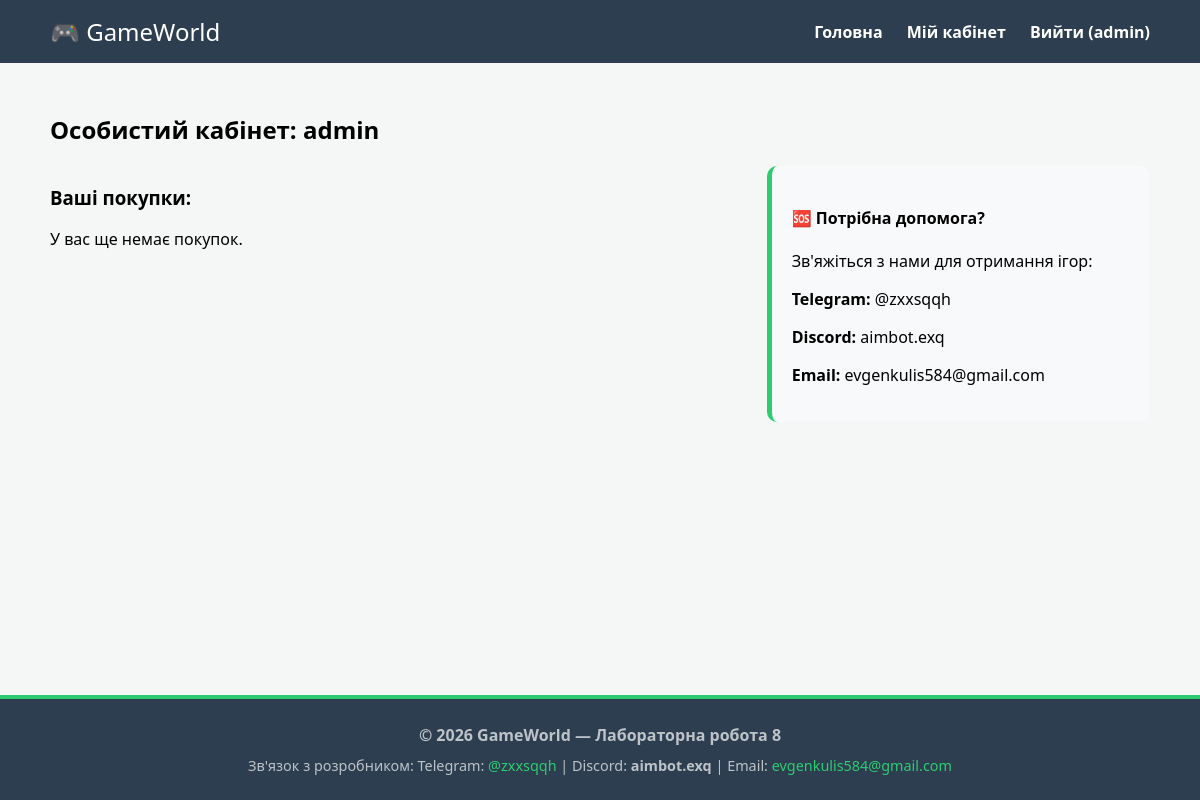
The page /profile/ (signed in) on the database as committed earlier.
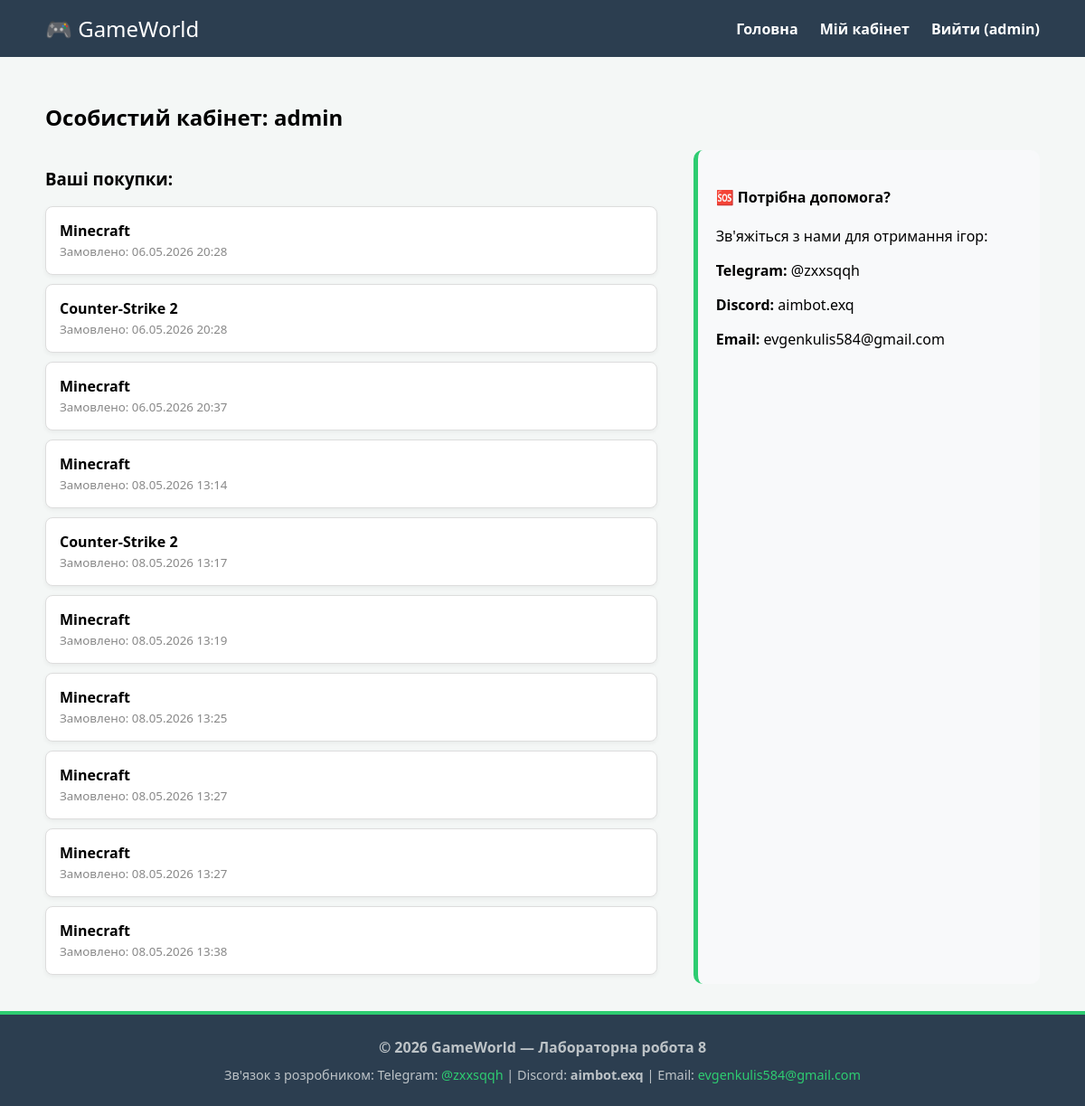
The same page on the database as committed later.
### lab3/models.py (models this page shows, shortened)
class Order(models.Model):
    user = models.ForeignKey(User, on_delete=models.CASCADE, verbose_name="Користувач")
    game = models.ForeignKey(Game, on_delete=models.CASCADE, verbose_name="Гра")
    ordered_at = models.DateTimeField(auto_now_add=True)

class Game(models.Model):
    title = models.CharField(max_length=200, verbose_name="Назва гри")
    description = models.TextField(verbose_name="Опис гри")
    image_url = models.URLField(max_length=500, blank=True, null=True)
    genre = models.ForeignKey(Genre, on_delete=models.CASCADE)
    created_at = models.DateTimeField(auto_now_add=True)

### lab3/views.py (the view)
# urls.py: path('profile/', views.profile, name='profile'),
@login_required
def profile(request):
    genres = Genre.objects.all()
    orders = Order.objects.all() if request.user.is_superuser else Order.objects.filter(user=request.user)
    return render(request, 'lab3/profile.html', {'orders': orders, 'genres': genres})

### lab3/templates/lab3/profile.html
{% extends 'lab3/base.html' %}
{% block content %}
<h2>Особистий кабінет: {{ user.username }}</h2>
<div style="display: flex; gap: 40px; margin-top: 20px;">
    <div style="flex: 2;">
        <h3>Ваші покупки:</h3>
        {% for order in orders %}
            <div style="background: white; padding: 15px; border: 1px solid #ddd; border-radius: 8px; margin-bottom: 10px; box-shadow: 0 2px 5px rgba(0,0,0,0.05);">
                <strong>{{ order.game.title }}</strong>
                <br><small style="color: #888;">Замовлено: {{ order.ordered_at|date:"d.m.Y H:i" }}</small>
            </div>
        {% empty %}
            <p>У вас ще немає покупок.</p>
        {% endfor %}
    </div>
    <div style="flex: 1; background: #f8f9fa; padding: 20px; border-radius: 10px; border-left: 5px solid #2ecc71;">
        <h4>🆘 Потрібна допомога?</h4>
        <p>Зв'яжіться з нами для отримання ігор:</p>
        <p><b>Telegram:</b> @zxxsqqh</p>
        <p><b>Discord:</b> aimbot.exq</p>
        <p><b>Email:</b> evgenkulis584@gmail.com</p>
    </div>
</div>
{% endblock %}

### lab3/templates/lab3/base.html (shortened to what this page needs)
<!DOCTYPE html>
<html lang="uk">
<head>
</head>
<body>
<header>
    <div class="logo">
        <a href="{% url 'index' %}" style="font-size: 1.5rem; color: white; text-decoration: none;">🎮 GameWorld</a>
    </div>
    <nav>
        <a href="{% url 'index' %}">Головна</a>
        {% if user.is_authenticated %}
            <a href="{% url 'profile' %}">Мій кабінет</a>
            <a href="{% url 'logout' %}">Вийти ({{ user.username }})</a>
        {% else %}
            <a href="{% url 'login' %}">Увійти</a>
            <a href="{% url 'register' %}">Реєстрація</a>
        {% endif %}
    </nav>
</header>
<div class="container">
    {% block content %}
    {% endblock %}
</div>
<footer>
    <div style="margin-bottom: 10px;">
        <strong>© 2026 GameWorld — Лабораторна робота 8</strong>
    </div>
    <div style="font-size: 0.9rem;">
        Зв'язок з розробником:
        Telegram: <a href="https://t.me/zxxsqqh">@zxxsqqh</a> |
        Discord: <b>aimbot.exq</b> |
        Email: <a href="mailto:evgenkulis584@gmail.com">evgenkulis584@gmail.com</a>
    </div>
</footer>
</body>
</html>

### lab3/templates/lab3/base.html (style rules this page uses)
body { font-family: 'Segoe UI', sans-serif; margin: 0; display: flex; flex-direction: column; min-height: 100vh; background-color: #f4f7f6; }
header { background: #2c3e50; color: white; padding: 15px 50px; display: flex; justify-content: space-between; align-items: center; }
nav a { color: white; margin-left: 20px; text-decoration: none; font-weight: bold; }
.container { flex: 1; padding: 30px 50px; }
footer { background: #2c3e50; color: #bdc3c7; padding: 25px 50px; text-align: center; border-top: 4px solid #2ecc71; }
footer a { color: #2ecc71; text-decoration: none; }

Rows that differ between the two databases and show on the page:
added Order: game "Minecraft", ordered_at "06.05.2026 20:28"
added Order: game "Counter-Strike 2", ordered_at "06.05.2026 20:28"
added Order: game "Minecraft", ordered_at "06.05.2026 20:37"
added Order: game "Minecraft", ordered_at "08.05.2026 13:14"
added Order: game "Counter-Strike 2", ordered_at "08.05.2026 13:17"
added Order: game "Minecraft", ordered_at "08.05.2026 13:19"
added Order: game "Minecraft", ordered_at "08.05.2026 13:25"
added Order: game "Minecraft", ordered_at "08.05.2026 13:27"
added Order: game "Minecraft", ordered_at "08.05.2026 13:27"
added Order: game "Minecraft", ordered_at "08.05.2026 13:38"
Other text that changed with them:
text no longer shown: "У вас ще немає покупок."
